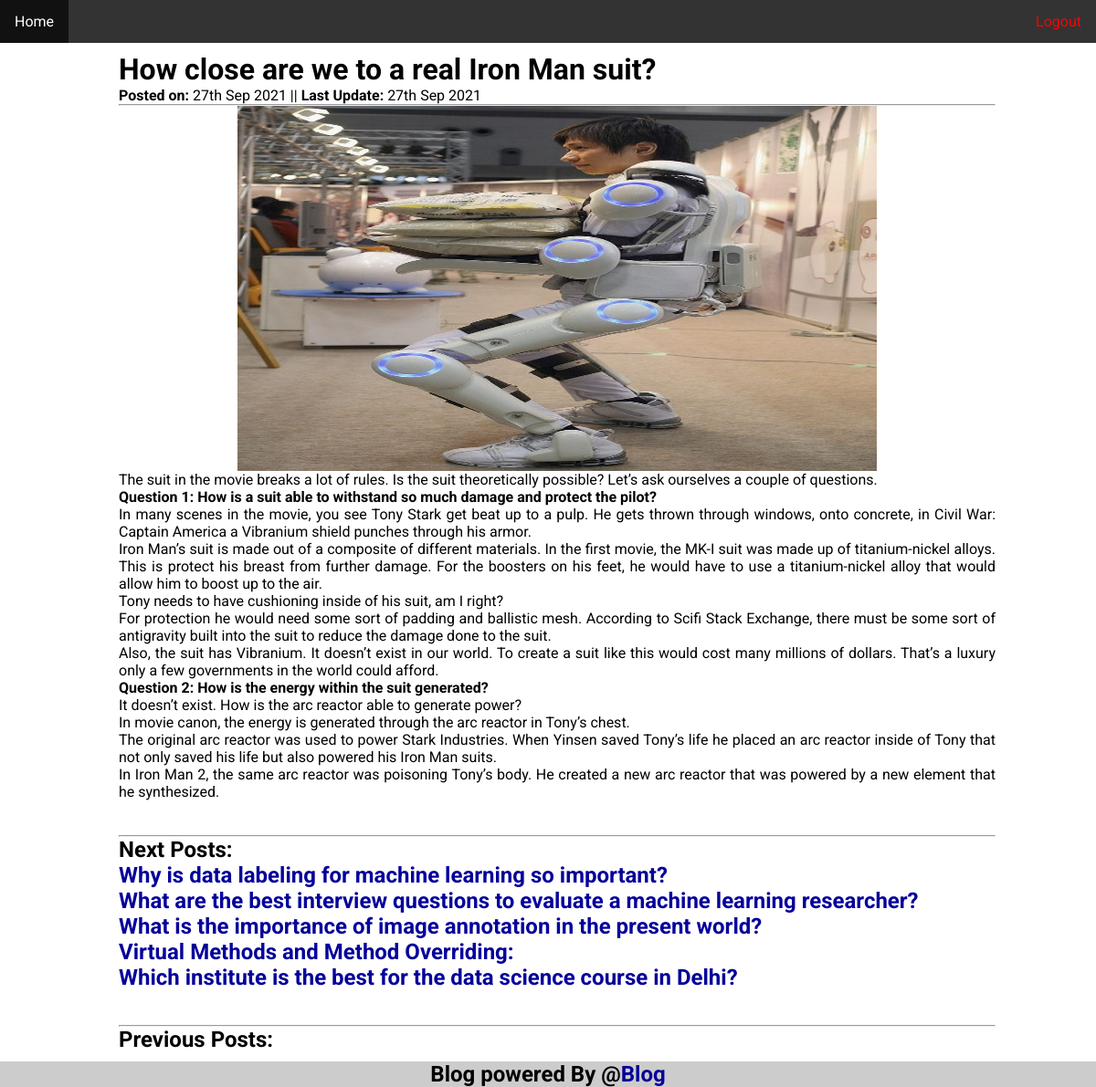
The app's page /admin/show.php?id=102 with its own data.
### tables this page shows
CREATE TABLE `article` (
  `articleId` int(30) NOT NULL,
  `articleTitle` varchar(300) NOT NULL,
  `articleSlug` text NOT NULL,
  `articleDescrip` text NOT NULL,
  `articleContent` longtext NOT NULL,
  `articleDate` datetime DEFAULT NULL,
  `articleEditDate` datetime DEFAULT NULL,
  `articleTags` varchar(300) DEFAULT NULL,
  `userid` int(30) NOT NULL,
  `articleImage` text DEFAULT NULL
);

### admin/classes/User.php (called while the page is built, shortened)
<?php
require_once($_SERVER["DOCUMENT_ROOT"] . '/blog/includes/config.php');
class User
{
 function selectSingleUserById($id)
 {
  global $db;
  $row = $db->query("SELECT * FROM users where userid='" . $id . "'")->fetch();
  return $row;
 }
}

### admin/classes/Article.php (called while the page is built, shortened)
<?php
require_once($_SERVER["DOCUMENT_ROOT"] . '/blog/includes/config.php');
class Article
{
  function selectArticleByArticleId($id)
  {
    global $db;
    $stmt = $db->prepare('SELECT * FROM article WHERE articleId = :articleId');
    $stmt->execute(array(':articleId' => $id));
    $row = $stmt->fetch();
    return $row;
  }
  function selectNextArticle($articleIdc)
  {
    global $db;
    $recom = $db->prepare("SELECT * from article where articleId>:articleIdc order by articleId ASC limit 5");
    $recom->execute(array(':articleIdc' => $articleIdc));
    $row = $recom->fetchAll();
    return $row;
  }
}
$Article = new Article();

### admin/show.php (the view, shortened to what this page needs)
<?php include_once("../includes/config.php");
include_once("classes/Article.php");
$id = $_GET['id'];
$row = $Article->selectArticleByArticleId($id);
?>
<?php include("head.php");  ?>
<?php include("header.php"); ?>
<div class="container">
 <div class="content">
  <?php
  echo '<div>';
  echo '<h1>' . $row['articleTitle'] . '</h1>';
  echo '<strong>Posted on: </strong> ' . date('jS M Y', strtotime($row['articleDate']));
  if (isset($row['articleEditDate']) && !($row['articleDate'] == $row['articleEditDate'])) {
   echo ' || <strong>Last Update: </strong>' . date('jS M Y ', strtotime($row['articleEditDate']));
  }
  echo '<hr>';
  echo '<div class="center">
    <img src="/blog/assets/img/articleImages/' . $row['articleImage'] . '" alt="There is no image" width="700" height="400">
     </div>';
  echo '<p >' . $row['articleContent'] . '</p>';
  echo '</div>';
  ?>
  <?php
  $articleIdc = $row['articleId'];
  $recom = $Article->selectNextArticle($articleIdc);
  ?>
  <br><br>
  <hr>
  <h2> Next Posts:</h2>
  <?php
  foreach ($recom as $row1) {
   echo '<h2 ><a class="title2" href="show.php?id=' . $row1['articleId'] . '" style="text-decoration:none;">' . $row1['articleTitle'] . '</a></h2>';
  }
  ?>
  <br><br>
  <hr>
  <h2> Previous Posts:</h2>
 </div>
</div>
<?php include("footer.php"); ?>

### assets/css/main.css (style rules this page uses)
* { margin:0;padding:0;box-sizing:border-box;font-family:"Roboto",sans-serif }
body { font-family:"Roboto",sans-serif;background:#fff;height:100vh }
body a { text-decoration:none;color:#04009a }
body p { text-align:justify }
.container { background-color:#fff;width:100%;margin:auto;overflow:hidden }
.center { display:flex;justify-content:center }
.content { padding:10px 5%;width:90%;height:100%;margin:auto 70px;border-left-color:#fff;border-right-color:#fff }
.content a { text-decoration:none;color:#04009a }
.content h1 { text-decoration:none }
.title2 { display:block;position:relative;color:#1838e9 }

### records on screen
article: articleTitle "How close are we to a real Iron Man suit?", articleDate "27th Sep 2021", articleEditDate "27th Sep 2021", articleImage (picture), articleContent "The suit in the movie breaks a lot of rules. Is the suit theoretically possible? Let’s ask ourselves a couple of questions. Question 1: How is a suit able to withstand so much damage and protect the pilot? In many scenes in the movie, you see Tony Stark get beat up to a pulp. He gets thrown through windows, onto concrete, in Civil War: Captain America a Vibranium shield punches through his armor. Iron Man’s suit is made out of a composite of different materials. In the first movie, the MK-I suit was made up of titanium-nickel alloys. This is protect his breast from further damage. For the boosters on his feet, he would have to use a titanium-nickel alloy that would allow him to boost up to…"
article: articleTitle "Why is data labeling for machine learning so important?"
article: articleTitle "What are the best interview questions to evaluate a machine learning researcher?"
article: articleTitle "What is the importance of image annotation in the present world?"
article: articleTitle "Virtual Methods and Method Overriding:"
article: articleTitle "Which institute is the best for the data science course in Delhi?"
